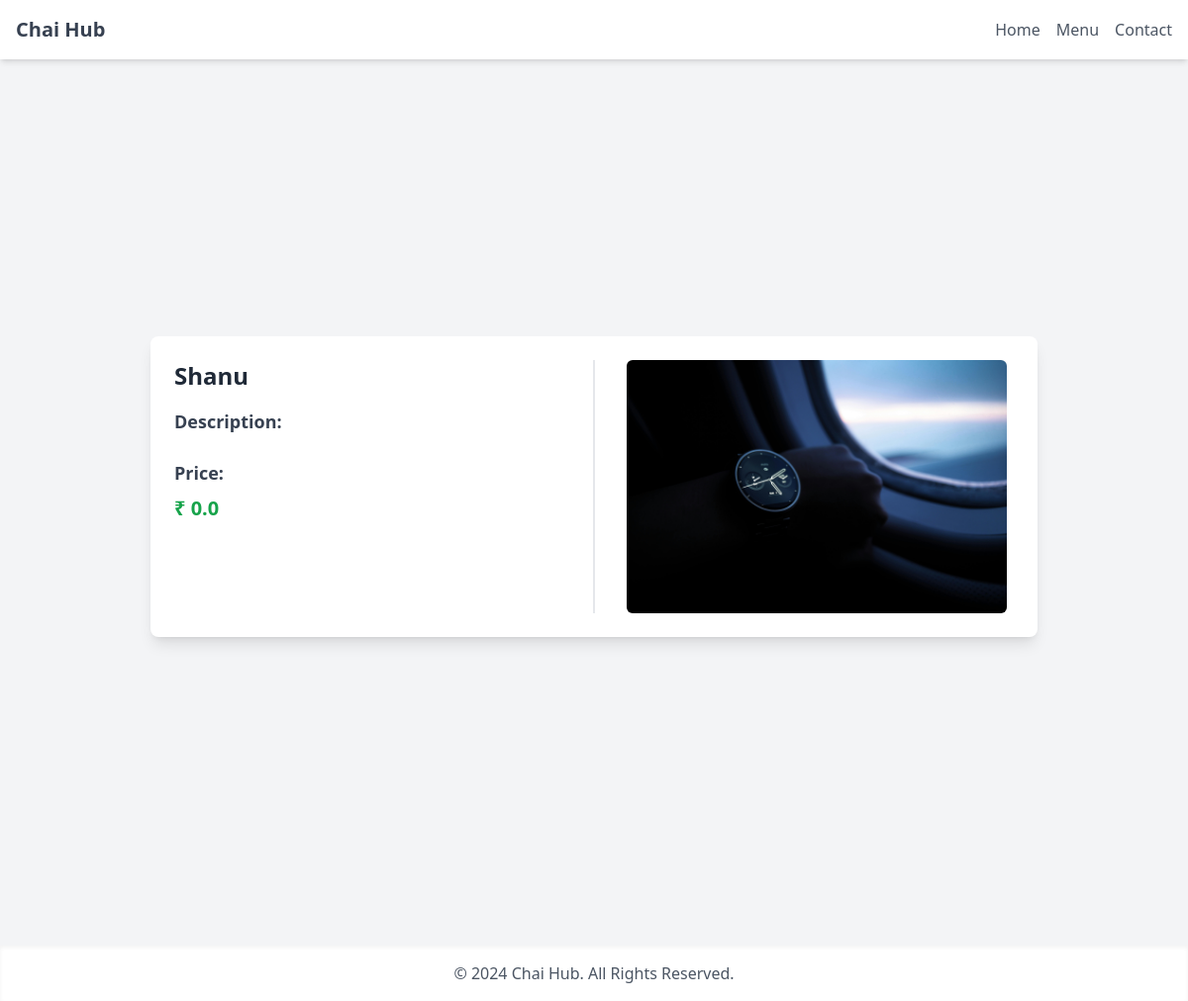
The page /chai/1/ on the database as committed earlier.
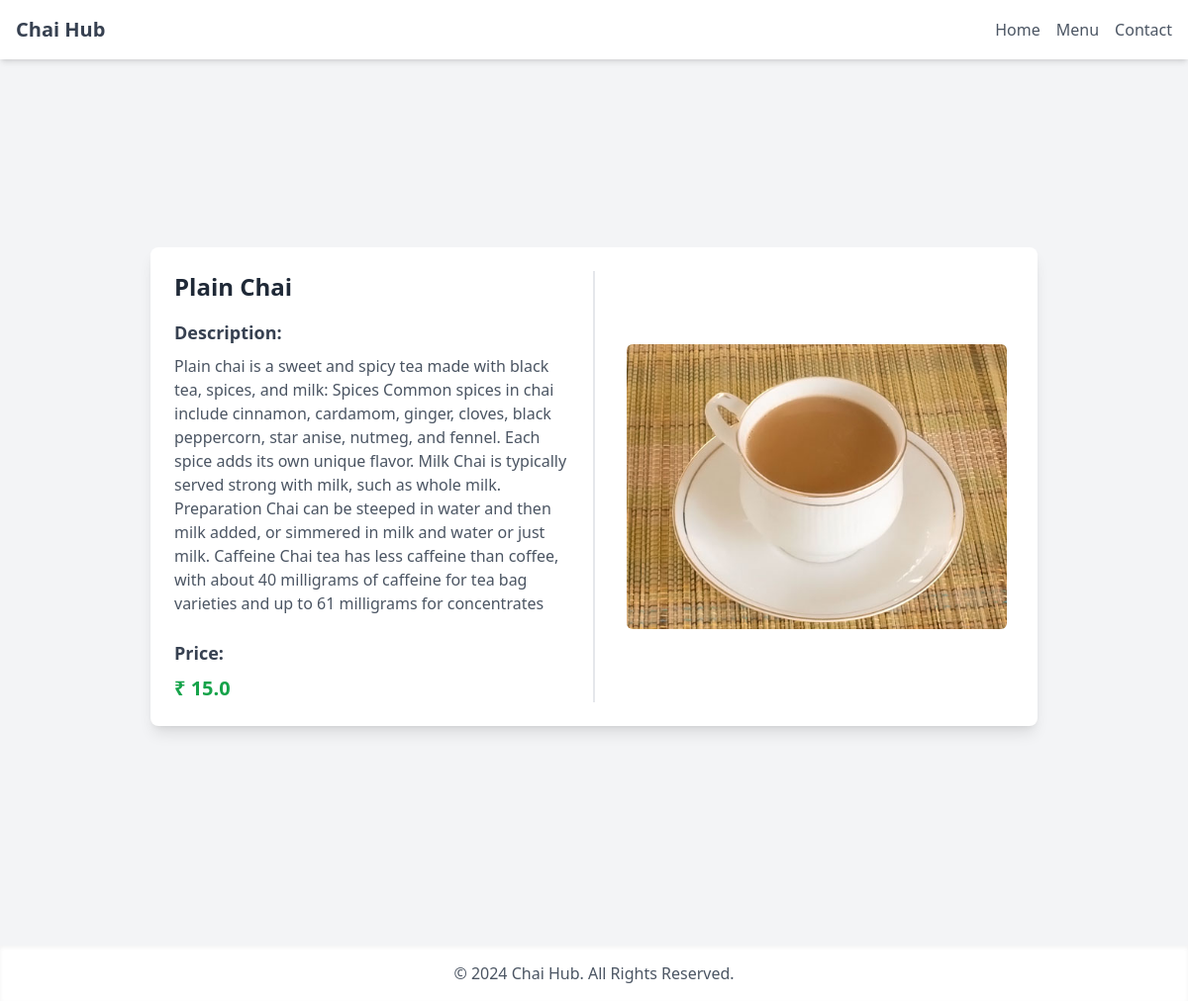
The same page on the database as committed later.
### chai/models.py (models this page shows, shortened)
class ChaiVarity(models.Model):
    CHAI_TYPE_CHOICE = [
        ('ML','MASALA'),
        ('GR','GINGER'),
        ('KL','KIWI'),
        ('PL','PLAIN'),
        ('EL','ELACHI'),
    ]
    name = models.CharField(max_length=100)
    image = models.ImageField(upload_to='chai/')
    date_added = models.DateTimeField(default=timezone.now)
    type = models.CharField(max_length=2, choices=CHAI_TYPE_CHOICE)
    description = models.TextField(default="")
    price = models.FloatField(default=0)

### chai/views.py (the view)
# urls.py: path('<int:chai_id>/', views.chai_details, name='chai_details'),
def chai_details(request, chai_id):
    chai = get_object_or_404(ChaiVarity, pk=chai_id)
    return render(request, 'chai/chai_details.html', {'chai': chai})

### chai/templates/chai/chai_details.html (shortened to what this page needs)
{% extends "layout.html" %}
{% block content %}
<div class="flex items-center justify-center min-h-screen bg-gray-100">
    <div class="bg-white shadow-lg rounded-lg p-6 w-full max-w-4xl flex flex-col md:flex-row">
        <div class="flex-1 md:border-r-2 md:pr-6">
            <h2 class="text-2xl font-bold text-gray-800 mb-4">{{ chai.name }}</h2>
            <h3 class="text-lg text-gray-700 font-semibold mb-2">Description:</h3>
            <p class="text-gray-600 mb-4">{{ chai.description }}</p>
            <div class="mt-6">
                <h3 class="text-lg text-gray-700 font-semibold mb-2">Price:</h3>
                <p class="text-green-600 font-bold text-xl">₹ {{ chai.price }}</p>
            </div>
        </div>
        <div class="flex-1 flex items-center justify-center mt-6 md:mt-0 md:pl-6">
            <img src="{{ chai.image.url }}" alt="{{ chai.name }}" class="w-full max-w-sm h-auto rounded-md">
        </div>
    </div>
</div>
{% endblock %}

Rows that differ between the two databases and show on the page:
changed ChaiVarity: name "Shanu" → "Plain Chai"; description (not shown) → "Plain chai is a sweet and spicy tea made with black tea, spices, and milk: Spices Common spices in chai include cinnamon, cardamom, ginger, cloves, black peppercorn, star anise, nutmeg, and fennel. Each spice adds its own unique flavor. Milk Chai is typically served strong with milk, such as whole milk. Preparation Chai can be steeped in water and then milk added, or simmered in milk and water or just milk. Caffeine Chai tea has less caffeine than coffee, with about 40 milligrams of caffeine for tea bag varieties and up to 61 milligrams for concentrates"; price "0.0" → "15.0"; image: a different picture
